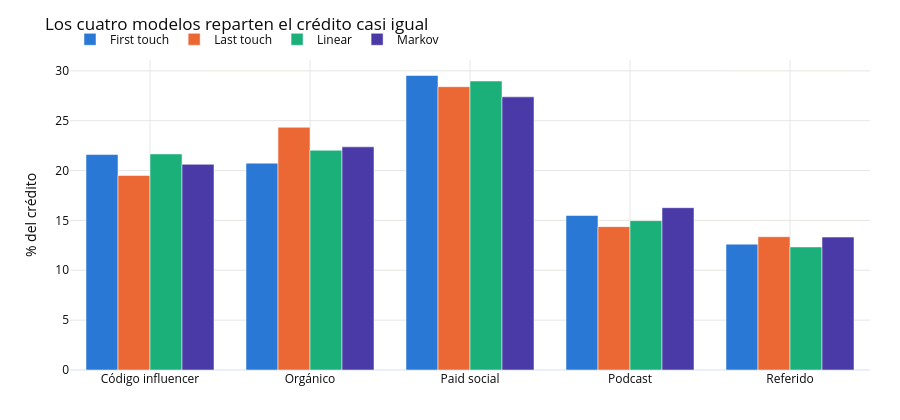

The notebook cell saved with this chart:
### Code cell
removal = {}
for ch in CHANNELS:
    P_removed = P.copy()
    P_removed[index_of[ch], :] = 0.0      # todo lo que pasa por el canal deja de convertir
    P_removed[index_of[ch], NULL] = 1.0
    removal[ch] = (base_probability - conversion_probability(P_removed)) / base_probability
removal = pd.Series(removal).sort_values(ascending=False)

# Comprobación del error de implementación que anula el modelo.
def naive_removal(channel):
    naive = np.zeros((len(STATES), len(STATES)))
    for ruta, convierte in zip(paths.ruta, paths.convierte):
        seq = ["(inicio)"] + [c for c in ruta if c != channel] + \
              ["(conversión)" if convierte else "(sin conversión)"]
        for a, b in zip(seq, seq[1:]):
            naive[index_of[a], index_of[b]] += 1
    return (base_probability - conversion_probability(normalise(naive))) / base_probability

print("Removal effect (caída relativa de la conversión al eliminar el canal):")
print((removal * 100).round(2).to_string())
print()
print("Si en vez de redirigir a (sin conversión) se borrara el canal de la secuencia:")
print({ch: f"{naive_removal(ch) * 100:.2f}%" for ch in CHANNELS[:3]})

credit["markov"] = removal / removal.sum() * 100
credit = credit[["first_touch", "last_touch", "linear", "markov"]]
print()
print("Reparto del crédito, los cuatro modelos (%):")
print(credit.round(2).to_string())

spread = (credit.max(axis=1) - credit.min(axis=1)).sort_values(ascending=False)
print()
print("Dispersión del crédito entre modelos, por canal (puntos):")
print(spread.round(2).to_string())

fig = go.Figure()
for model in credit.columns:
    fig.add_trace(go.Bar(x=[CHANNEL_LABEL[c] for c in credit.index], y=credit[model],
                         name=MODEL_LABEL[model], marker_color=MODEL_COLOR[model]))
fig.update_layout(**{**PLOT_LAYOUT, "height": 420, "barmode": "group", "hovermode": "x"},
                  title="Los cuatro modelos reparten el crédito casi igual",
                  yaxis_title="% del crédito")
fig.show()

### Figure 1 — Plotly figure (JSON) as saved in the notebook; plotly's stock layout.template omitted (floating-point values rounded to 4 significant figures)
{"data": [{"marker": {"color": "#2a78d6"}, "name": "First touch", "type": "bar", "x": ["Código influencer", "Orgánico", "Paid social", "Podcast", "Referido"], "y": [21.6, 20.74, 29.53, 15.5, 12.62]}, {"marker": {"color": "#eb6834"}, "name": "Last touch", "type": "bar", "x": ["Código influencer", "Orgánico", "Paid social", "Podcast", "Referido"], "y": [19.51, 24.34, 28.41, 14.38, 13.37]}, {"marker": {"color": "#1baf7a"}, "name": "Linear", "type": "bar", "x": ["Código influencer", "Orgánico", "Paid social", "Podcast", "Referido"], "y": [21.67, 22.03, 28.98, 14.98, 12.34]}, {"marker": {"color": "#4a3aa7"}, "name": "Markov", "type": "bar", "x": ["Código influencer", "Orgánico", "Paid social", "Podcast", "Referido"], "y": [20.62, 22.38, 27.39, 16.28, 13.33]}], "layout": {"barmode": "group", "font": {"color": "#0b0b0b", "size": 12}, "height": 420, "hovermode": "x", "legend": {"orientation": "h", "x": 0, "y": 1.02, "yanchor": "bottom"}, "margin": {"b": 50, "l": 70, "r": 30, "t": 60}, "title": {"text": "Los cuatro modelos reparten el crédito casi igual"}, "xaxis": {"gridcolor": "#e6e6e3"}, "yaxis": {"gridcolor": "#e6e6e3", "title": {"text": "% del crédito"}}}}
